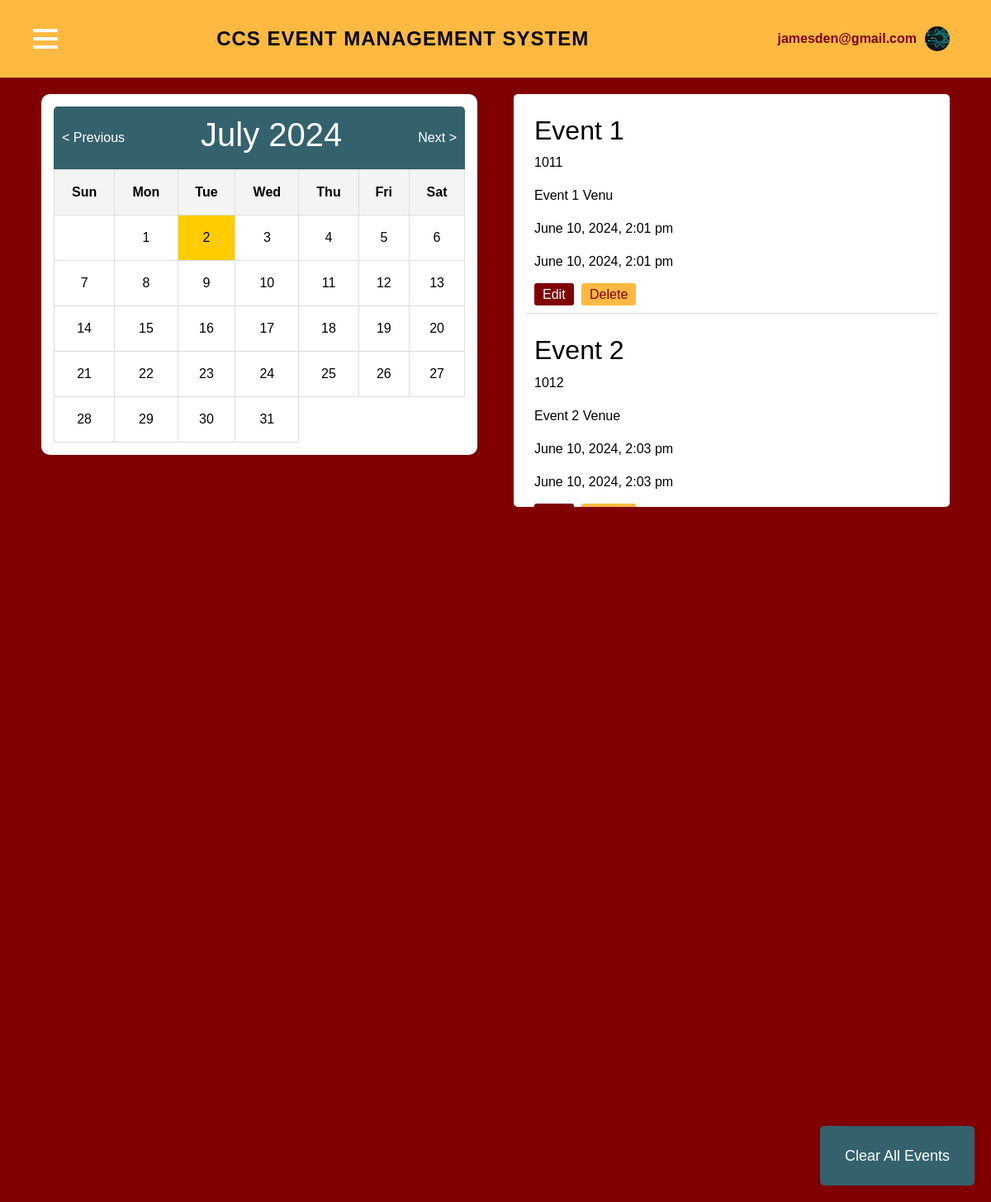
The page /homerecovery.php (signed in) on the database its author committed.
### tables this page shows
CREATE TABLE `events` (
  `id` int(11) NOT NULL,
  `title` varchar(255) NOT NULL,
  `code` varchar(255) NOT NULL,
  `venue` text NOT NULL,
  `start_datetime` datetime NOT NULL,
  `end_datetime` datetime NOT NULL,
  `create_user_id` int(11) NOT NULL,
  `update_user_id` int(11) NOT NULL,
  `created_at` datetime NOT NULL DEFAULT current_timestamp(),
  `updated_at` datetime NOT NULL DEFAULT current_timestamp() ON UPDATE current_timestamp()
);

### homerecovery.php (the view, shortened to what this page needs)
<?php
$email = $_SESSION['email'];
include "inclusions/dbconnection.php";
try {
    $conn = new mysqli($servername, $username, $password, $dbname);
} catch (Exception $e) {
    die("Database connection error: " . $e->getMessage());
}
$sql = "SELECT id, title, code, venue, start_datetime, end_datetime FROM events ORDER BY start_datetime ASC";
$result = $conn->query($sql);
?>
<!doctype html>
<html lang="en">
<head>
    <link href="css/bootstrap.min.css" rel="stylesheet">
</head>
<body>
    <nav class="navbar navbar-expand-lg navbar-light" style="background-color: #FEB941; padding: 4px 0;">
        <div class="container">
            <div class="hamburger" id="hamburger">
                <div></div>
                <div></div>
                <div></div>
            </div>
            <a class="navbar-brand" href="#">CCS Event Management System</a>
            <div class="navbar-right">
                <span><?php echo $email; ?></span>
                <img src="images/ccsadmin.png" alt="Profile Picture">
            </div>
        </div>
    </nav>
    <div class="container">
        <div class="calendar" id="calendar"></div>
        <div class="event-list" id="eventsList">
            <?php
            if ($result->num_rows > 0) {
                while($row = $result->fetch_assoc()) {
                    echo "<div class='event-item'>";
                    echo "<h3>" . $row["title"] . "</h3>";
                    echo "<p>" . $row["code"] . "</p>";
                    echo "<p>" . $row["venue"] . "</p>";
                    echo "<p>" . date("F j, Y, g:i a", strtotime($row["start_datetime"])) . "</p>";
                    echo "<p>" . date("F j, Y, g:i a", strtotime($row["end_datetime"])) . "</p>";
                    echo "<a href='edit_event.php?id=" . $row["id"] . "' class='edit-button'>Edit</a>&nbsp;";
                    echo "<a href='delete_event.php?id=" . $row["id"] . "' class='delete-button'>Delete</a>";
                    echo "</div>";
                }
            } else {
                echo "No events found";
            }
            ?>
        </div>
    </div>
    <div style="text-align: center; margin-top: 20px;">
        <button class="clear-events-button" id="clearEventsButton">Clear All Events</button>
    </div>
</body>
</html>

### homerecovery.php (style rules this page uses)
.clear-events-button { background-color: #34626c; color: #ffffff; border: none; border-radius: 5px; padding: 22.5px 30px; cursor: pointer; font-size: 18px; position: fixed; bottom: 20px; right: 20px; z-index: 1000; transition: all 0.3s; }
.edit-button { background-color: maroon; color: white; padding: 5px 10px; border-radius: 3px; margin-right: 5px; text-decoration: none; }
.delete-button { background-color: #FEB941; color: maroon; padding: 5px 10px; border-radius: 3px; text-decoration: none; }
body { background-color: maroon; color: white; margin: 0; display: flex; flex-direction: column; font-family: Arial, sans-serif; }
.container { display: flex; justify-content: space-between; align-items: flex-start; padding: 20px; }
.calendar, .event-list { background-color: #fff; color: #000; padding: 15px; border-radius: 5px; width: 48%; box-sizing: border-box; }
.event-list { display: flex; flex-direction: column; max-height: 500px; overflow-y: auto; }
.event-item { margin-bottom: 15px; padding: 10px; border-bottom: 1px solid #ddd; }
.calendar { border-radius: 10px; box-shadow: 0 0 10px rgba(0, 0, 0, 0.1); }
.hamburger { display: flex; flex-direction: column; cursor: pointer; width: 30px; height: 30px; justify-content: space-around; position: relative; }
.hamburger div { width: 100%; height: 4px; background-color: #fff; transition: all 0.3s; }
.navbar-brand { flex-grow: 1; text-align: center; font-size: 24px; font-weight: bold; letter-spacing: 1px; text-transform: uppercase; }
.navbar-right { display: flex; align-items: center; gap: 10px; }
.navbar-right img { width: 30px; height: 30px; border-radius: 50%; }
.navbar-right span { color: maroon; font-weight: bold; }
nav .container { justify-content: center; position: relative; }
nav .hamburger { position: absolute; left: 10px; }

### rows shown on the page
events: title "Event 1", code "1011", venue "Event 1 Venu", start_datetime "June 10, 2024, 2:01 pm", end_datetime "June 10, 2024, 2:01 pm"
events: title "Event 2", code "1012", venue "Event 2 Venue", start_datetime "June 10, 2024, 2:03 pm", end_datetime "June 10, 2024, 2:03 pm"

### other values the page prints
$email "jamesden@gmail.com"
